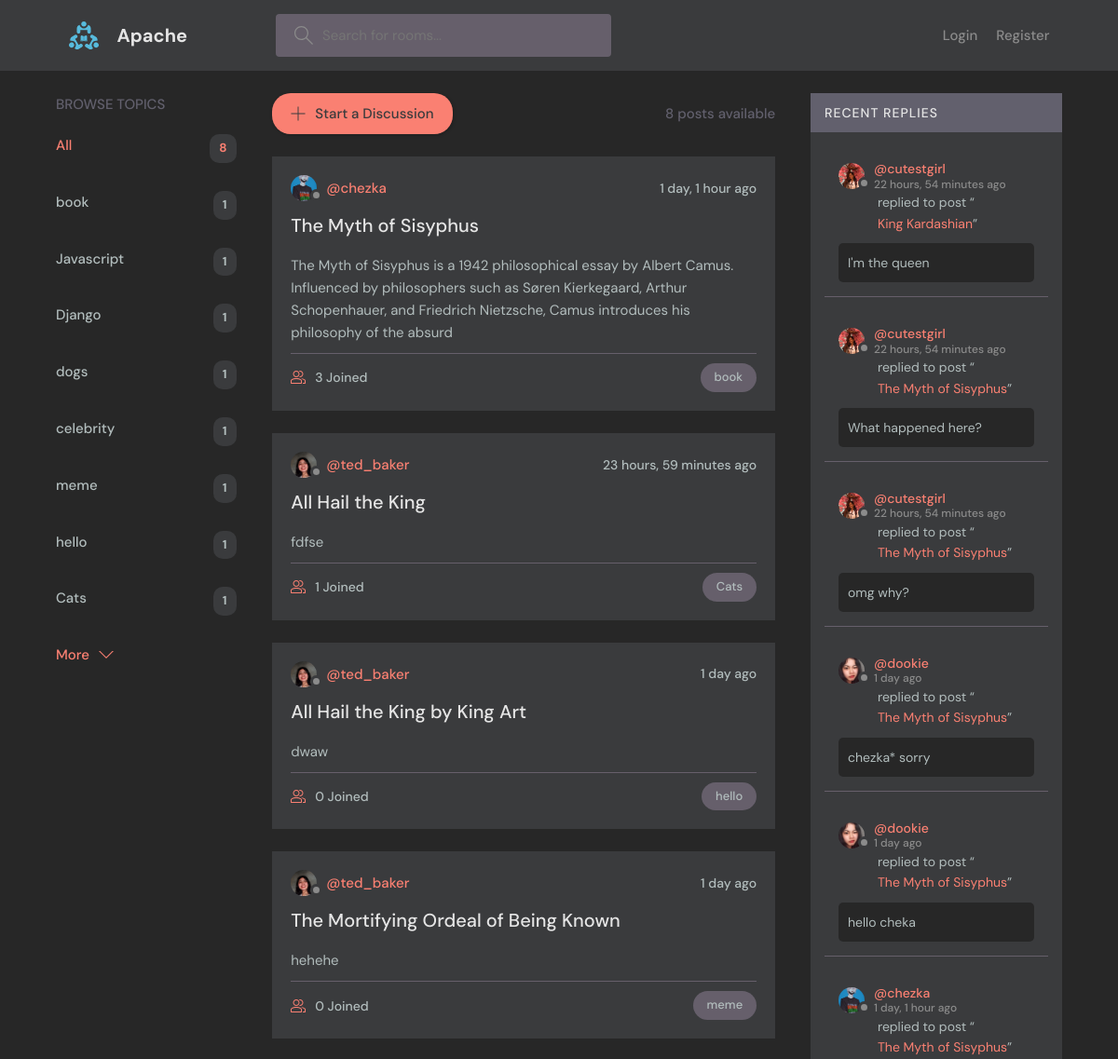
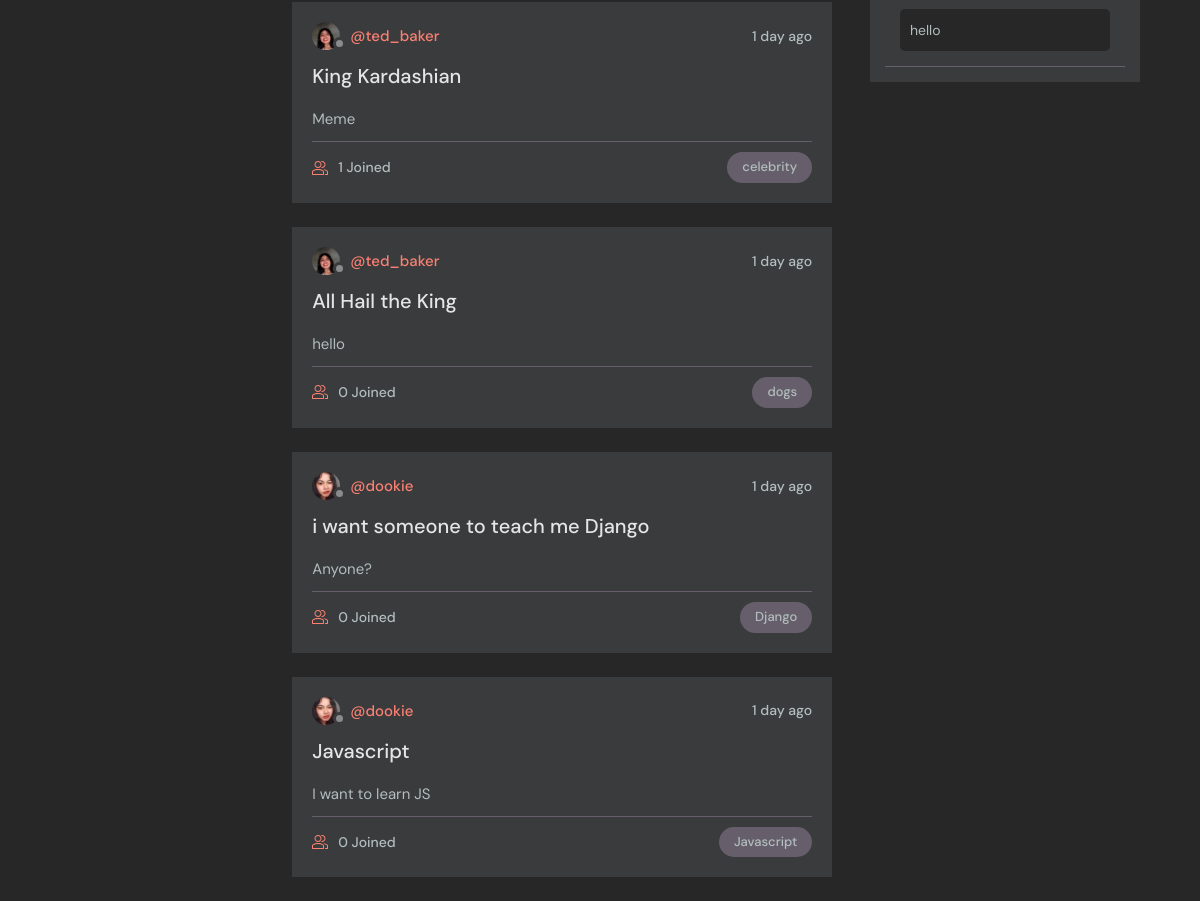
The page / on the database its author committed (2 pictures, top to bottom).
### main/models.py (models this page shows, shortened)
class Topic(models.Model):
    name = models.CharField(max_length=200)

class Room(models.Model):
    host = models.ForeignKey(User, on_delete=models.SET_NULL, null=True)
    topic = models.ForeignKey(Topic, on_delete=models.SET_NULL, null=True)
    name = models.CharField(max_length=200)
    description = models.TextField(null=True, blank=True)
    participants = models.ManyToManyField(User, related_name="participants", blank=True)
    updated = models.DateTimeField(auto_now=True)
    created = models.DateTimeField(auto_now_add=True)
    class Meta:
        ordering = ["-updated", "-created"]
    def __str__(self):
        return self.name

class User(AbstractUser):
    name = models.CharField(max_length=200, null=True)
    email = models.EmailField(unique= True, null=True)
    bio = models.TextField(null=True)
    avatar = models.ImageField(null=True, default='avatar.svg')
    USERNAME_FIELD = 'email'
    REQUIRED_FIELDS = []

class Message(models.Model):
    user = models.ForeignKey(User, on_delete=models.CASCADE)
    room = models.ForeignKey(Room, on_delete=models.CASCADE)
    body = models.TextField()
    updated = models.DateTimeField(auto_now=True)
    created = models.DateTimeField(auto_now_add=True)
    class Meta:
        ordering = ["-updated", "-created"]

### main/views.py (the view)
# urls.py: path("", views.home, name="home"),
def home(request):
    q = request.GET.get("q") if request.GET.get("q") != None else ""
    rooms = Room.objects.filter(
        Q(topic__name__icontains=q) | Q(name__icontains=q) | Q(description__icontains=q)
    )
    topics = Topic.objects.all()
    room_count = rooms.count()
    room_messages = Message.objects.filter(Q(room__topic__name__icontains=q))
    context = {
        "rooms": rooms,
        "topics": topics,
        "room_count": room_count,
        "room_messages": room_messages,
    }
    return render(request, "base/home.html", context)

### main/templates/base/home.html (shortened to what this page needs)
{% extends 'main.html' %} {% block content %}
<main class="layout layout--3">
  <div class="container">
    {% include 'base/topics_component.html' %}
    <div class="roomList">
      <div class="roomList__header">
        <a class="btn btn--main" href="{% url 'create-room' %}">
          <svg
            version="1.1"
            xmlns="http://www.w3.org/2000/svg"
            width="32"
            height="32"
            viewBox="0 0 32 32"
          >
            <title>add</title>
            <path
              d="M16.943 0.943h-1.885v14.115h-14.115v1.885h14.115v14.115h1.885v-14.115h14.115v-1.885h-14.115v-14.115z"
            ></path>
          </svg>
          Start a Discussion
        </a>
        <div>
          <p>{{room_count}} posts available</p>
        </div>
      </div>
      {% include 'base/feed_component.html' %}
    </div>
    {% include 'base/activity_component.html' %}
  </div>
</main>
{% endblock content %}

### main/templates/base/topics_component.html
<div class="topics">
      <div class="topics__header">
        <h2>Browse Topics</h2>
      </div>
      <ul class="topics__list">
        <li>
          <a href="{% url 'home' %}" class="active">All <span>{{topics.count}}</span></a>
        </li>
        {% for topic in topics %}
        <li>
          <a href="{% url 'home' %}?q={{topic.name}}">{{topic.name}}<span>{{topic.room_set.all.count}}</span></a>
        </li>
        {% endfor %}
      </ul>
      <a class="btn btn--link" href="{% url 'topics' %}">
        More
        <svg
          version="1.1"
          xmlns="http://www.w3.org/2000/svg"
          width="32"
          height="32"
          viewBox="0 0 32 32"
        >
          <title>chevron-down</title>
          <path d="M16 21l-13-13h-3l16 16 16-16h-3l-13 13z"></path>
        </svg>
      </a>
</div>

### main/templates/base/feed_component.html (shortened to what this page needs)
{% for room in rooms %}
<div class="roomListRoom">
  <div class="roomListRoom__header">
    <a
      href="{% url 'user-profile' room.host.id %}"
      class="roomListRoom__author"
    >
      <div class="avatar avatar--small">
        <img src="{{room.host.avatar.url}}" />
      </div>
      <span>@{{room.host.username}}</span>
    </a>
    <div class="roomListRoom__actions">
      <span>{{room.created|timesince}} ago</span>
    </div>
  </div>
  <div class="roomListRoom__content">
    <a href="{% url 'room' room.id %}">{{room.name}}</a>
    <p>{{room.description|truncatewords:'40'}}</p>
  </div>
  <div class="roomListRoom__meta">
    <a href="{% url 'room' room.id %}" class="roomListRoom__joined">
      {{room.participants.all.count}} Joined
    </a>
    <p class="roomListRoom__topic">{{room.topic.name}}</p>
  </div>
</div>
{% endfor %}

### main/templates/base/activity_component.html (shortened to what this page needs)
<div class="activities">
  <div class="activities__header">
    <h2>Recent Replies</h2>
  </div>
  {% for message in room_messages %}
  <div class="activities__box">
    <div class="activities__boxHeader roomListRoom__header">
      <a
        href="{% url 'user-profile' message.user.id %}"
        class="roomListRoom__author"
      >
        <div class="avatar avatar--small">
          <img src="{{message.user.avatar.url}}" />
        </div>
        <p>
          @{{message.user.username}}
          <span>{{message.created|timesince}} ago</span>
        </p>
      </a>
    </div>
    <div class="activities__boxContent">
      <p>
        replied to post “<a href="{% url 'room' message.room.id %}"
          >{{message.room}}</a
        >”
      </p>
      <div class="activities__boxRoomContent">{{message.body|truncatewords:'20'}}</div>
    </div>
  </div>
  {% endfor %}
</div>

### rows shown on the page
Topic: name "book", room_set.all.count "1"
Topic: name "Javascript", room_set.all.count "1"
Topic: name "Django", room_set.all.count "1"
Topic: name "dogs", room_set.all.count "1"
Topic: name "celebrity", room_set.all.count "1"
Topic: name "meme", room_set.all.count "1"
Topic: name "hello", room_set.all.count "1"
Topic: name "Cats", room_set.all.count "1"
Room: host.avatar (picture), host.username "chezka", created "1 day, 1 hour", name "The Myth of Sisyphus", description "The Myth of Sisyphus is a 1942 philosophical essay by Albert Camus. Influenced by philosophers such as Søren Kierkegaard, Arthur Schopenhauer, and Friedrich Nietzsche, Camus introduces his philosophy of the absurd", participants.all.count "3", topic.name "book"
Room: host.avatar (picture), host.username "ted_baker", created "23 hours, 59 minutes", name "All Hail the King", description "fdfse", participants.all.count "1", topic.name "Cats"
Room: host.avatar (picture), host.username "ted_baker", created "1 day", name "All Hail the King by King Art", description "dwaw", participants.all.count "0", topic.name "hello"
Room: host.avatar (picture), host.username "ted_baker", created "1 day", name "The Mortifying Ordeal of Being Known", description "hehehe", participants.all.count "0", topic.name "meme"
Room: host.avatar (picture), host.username "ted_baker", created "1 day", name "King Kardashian", description "Meme", participants.all.count "1", topic.name "celebrity"
Room: host.avatar (picture), host.username "ted_baker", created "1 day", name "All Hail the King", description "hello", participants.all.count "0", topic.name "dogs"
Room: host.avatar (picture), host.username "dookie", created "1 day", name "i want someone to teach me Django", description "Anyone?", participants.all.count "0", topic.name "Django"
Room: host.avatar (picture), host.username "dookie", created "1 day", name "Javascript", description "I want to learn JS", participants.all.count "0", topic.name "Javascript"
Message: user.avatar (picture), user.username "cutestgirl", created "22 hours, 54 minutes", room "King Kardashian", body "I'm the queen"
Message: user.avatar (picture), user.username "cutestgirl", created "22 hours, 54 minutes", room "The Myth of Sisyphus", body "What happened here?"
Message: user.avatar (picture), user.username "cutestgirl", created "22 hours, 54 minutes", room "The Myth of Sisyphus", body "omg why?"
Message: user.avatar (picture), user.username "dookie", created "1 day", room "The Myth of Sisyphus", body "chezka* sorry"
Message: user.avatar (picture), user.username "dookie", created "1 day", room "The Myth of Sisyphus", body "hello cheka"
Message: user.avatar (picture), user.username "chezka", created "1 day, 1 hour", room "The Myth of Sisyphus", body "hello"

### other values the page prints
{{ topics.count }} "8"
{{ room_count }} "8"
